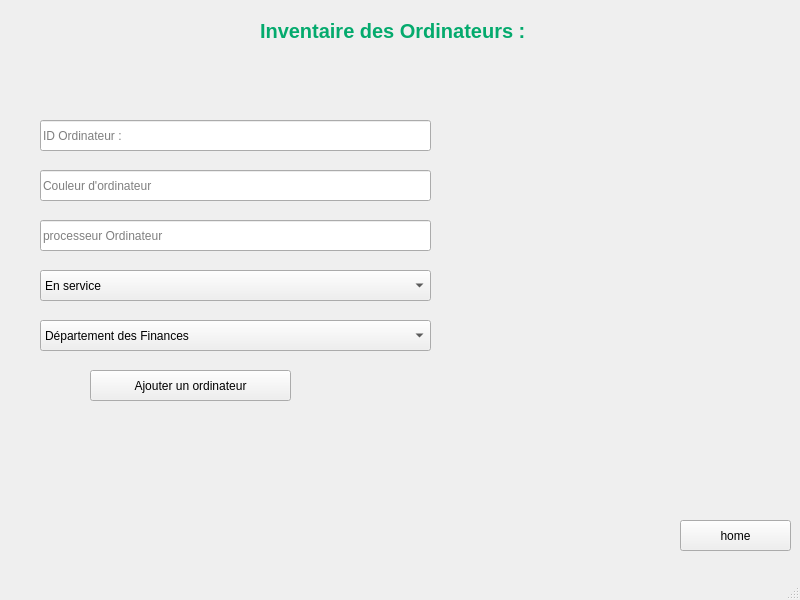
<?xml version="1.0" encoding="UTF-8"?>
<ui version="4.0">
 <class>Ajout</class>
 <widget class="QMainWindow" name="Ajout">
  <property name="geometry">
   <rect>
    <x>0</x>
    <y>0</y>
    <width>800</width>
    <height>600</height>
   </rect>
  </property>
  <property name="windowTitle">
   <string>MainWindow</string>
  </property>
  <property name="styleSheet">
   <string notr="true"/>
  </property>
  <widget class="QWidget" name="centralwidget">
   <widget class="QPushButton" name="pushButton">
    <property name="geometry">
     <rect>
      <x>680</x>
      <y>520</y>
      <width>111</width>
      <height>31</height>
     </rect>
    </property>
    <property name="styleSheet">
     <string notr="true"/>
    </property>
    <property name="text">
     <string>home</string>
    </property>
   </widget>
   <widget class="QLineEdit" name="lineEdit">
    <property name="geometry">
     <rect>
      <x>40</x>
      <y>120</y>
      <width>391</width>
      <height>31</height>
     </rect>
    </property>
    <property name="styleSheet">
     <string notr="true"/>
    </property>
    <property name="placeholderText">
     <string>ID Ordinateur :</string>
    </property>
   </widget>
   <widget class="QPushButton" name="pushButton_ajout">
    <property name="geometry">
     <rect>
      <x>90</x>
      <y>370</y>
      <width>201</width>
      <height>31</height>
     </rect>
    </property>
    <property name="styleSheet">
     <string notr="true"/>
    </property>
    <property name="text">
     <string>Ajouter un ordinateur</string>
    </property>
   </widget>
   <widget class="QLineEdit" name="lineEdit_3">
    <property name="geometry">
     <rect>
      <x>40</x>
      <y>170</y>
      <width>391</width>
      <height>31</height>
     </rect>
    </property>
    <property name="styleSheet">
     <string notr="true"/>
    </property>
    <property name="placeholderText">
     <string>Couleur d'ordinateur</string>
    </property>
   </widget>
   <widget class="QLineEdit" name="lineEdit_4">
    <property name="geometry">
     <rect>
      <x>40</x>
      <y>220</y>
      <width>391</width>
      <height>31</height>
     </rect>
    </property>
    <property name="styleSheet">
     <string notr="true"/>
    </property>
    <property name="placeholderText">
     <string>processeur Ordinateur</string>
    </property>
   </widget>
   <widget class="QLabel" name="label">
    <property name="geometry">
     <rect>
      <x>260</x>
      <y>10</y>
      <width>271</width>
      <height>41</height>
     </rect>
    </property>
    <property name="font">
     <font>
      <pointsize>15</pointsize>
      <bold>true</bold>
     </font>
    </property>
    <property name="styleSheet">
     <string notr="true">color: rgb(4, 170, 109);</string>
    </property>
    <property name="text">
     <string>Inventaire des Ordinateurs :</string>
    </property>
   </widget>
   <widget class="QComboBox" name="comboBox">
    <property name="geometry">
     <rect>
      <x>40</x>
      <y>270</y>
      <width>391</width>
      <height>31</height>
     </rect>
    </property>
    <property name="styleSheet">
     <string notr="true"/>
    </property>
    <item>
     <property name="text">
      <string comment="lkj" extracomment="kl">En service </string>
     </property>
    </item>
    <item>
     <property name="text">
      <string>Hors service</string>
     </property>
    </item>
   </widget>
   <widget class="QComboBox" name="comboBox_2">
    <property name="geometry">
     <rect>
      <x>40</x>
      <y>320</y>
      <width>391</width>
      <height>31</height>
     </rect>
    </property>
    <property name="styleSheet">
     <string notr="true"/>
    </property>
    <item>
     <property name="text">
      <string>Département des Finances</string>
     </property>
    </item>
    <item>
     <property name="text">
      <string>Département des Achats</string>
     </property>
    </item>
   </widget>
  </widget>
  <widget class="QStatusBar" name="statusbar"/>
 </widget>
 <resources/>
 <connections/>
</ui>
